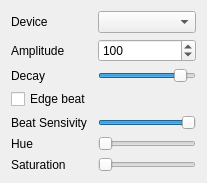
<?xml version="1.0" encoding="UTF-8"?>
<ui version="4.0">
 <class>AudioStar</class>
 <widget class="QWidget" name="AudioStar">
  <property name="geometry">
   <rect>
    <x>0</x>
    <y>0</y>
    <width>207</width>
    <height>179</height>
   </rect>
  </property>
  <property name="windowTitle">
   <string>Form</string>
  </property>
  <layout class="QGridLayout" name="gridLayout">
   <item row="3" column="0">
    <widget class="QLabel" name="decay_label">
     <property name="text">
      <string>Decay</string>
     </property>
    </widget>
   </item>
   <item row="2" column="1">
    <widget class="QSpinBox" name="amplitude">
     <property name="minimum">
      <number>1</number>
     </property>
     <property name="maximum">
      <number>100000000</number>
     </property>
     <property name="value">
      <number>100</number>
     </property>
    </widget>
   </item>
   <item row="7" column="0">
    <widget class="QLabel" name="edge_beat_saturation_label">
     <property name="text">
      <string>Saturation</string>
     </property>
    </widget>
   </item>
   <item row="1" column="1">
    <widget class="QComboBox" name="devices">
     <property name="sizePolicy">
      <sizepolicy hsizetype="Ignored" vsizetype="Fixed">
       <horstretch>0</horstretch>
       <verstretch>0</verstretch>
      </sizepolicy>
     </property>
     <property name="sizeAdjustPolicy">
      <enum>QComboBox::AdjustToContents</enum>
     </property>
    </widget>
   </item>
   <item row="5" column="0">
    <widget class="QLabel" name="edge_beat_sensivity_label">
     <property name="text">
      <string>Beat Sensivity</string>
     </property>
    </widget>
   </item>
   <item row="1" column="0">
    <widget class="QLabel" name="devices_label">
     <property name="text">
      <string>Device</string>
     </property>
    </widget>
   </item>
   <item row="6" column="0">
    <widget class="QLabel" name="edge_beat_hue_label">
     <property name="text">
      <string>Hue</string>
     </property>
    </widget>
   </item>
   <item row="6" column="1">
    <widget class="QTooltipedSlider" name="edge_beat_hue">
     <property name="maximum">
      <number>359</number>
     </property>
     <property name="orientation">
      <enum>Qt::Horizontal</enum>
     </property>
    </widget>
   </item>
   <item row="7" column="1">
    <widget class="QTooltipedSlider" name="edge_beat_saturation">
     <property name="maximum">
      <number>255</number>
     </property>
     <property name="orientation">
      <enum>Qt::Horizontal</enum>
     </property>
    </widget>
   </item>
   <item row="2" column="0">
    <widget class="QLabel" name="amplitude_label">
     <property name="text">
      <string>Amplitude</string>
     </property>
    </widget>
   </item>
   <item row="5" column="1">
    <widget class="QTooltipedSlider" name="edge_beat_sensivity">
     <property name="maximum">
      <number>100</number>
     </property>
     <property name="value">
      <number>100</number>
     </property>
     <property name="orientation">
      <enum>Qt::Horizontal</enum>
     </property>
    </widget>
   </item>
   <item row="3" column="1">
    <widget class="QTooltipedSlider" name="decay">
     <property name="maximum">
      <number>100</number>
     </property>
     <property name="value">
      <number>90</number>
     </property>
     <property name="orientation">
      <enum>Qt::Horizontal</enum>
     </property>
    </widget>
   </item>
   <item row="4" column="0">
    <widget class="QCheckBox" name="edge_beat">
     <property name="text">
      <string>Edge beat</string>
     </property>
     <property name="checked">
      <bool>false</bool>
     </property>
    </widget>
   </item>
  </layout>
 </widget>
 <customwidgets>
  <customwidget>
   <class>QTooltipedSlider</class>
   <extends>QSlider</extends>
   <header location="global">QTooltipedSlider.h</header>
  </customwidget>
 </customwidgets>
 <resources/>
 <connections/>
</ui>
